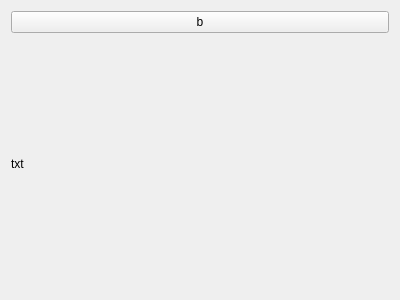
<?xml version="1.0" encoding="UTF-8"?>
<ui version="4.0">
 <class>FunctionButton</class>
 <widget class="QWidget" name="FunctionButton">
  <property name="geometry">
   <rect>
    <x>0</x>
    <y>0</y>
    <width>400</width>
    <height>300</height>
   </rect>
  </property>
  <property name="windowTitle">
   <string>Form</string>
  </property>
  <layout class="QGridLayout" name="gridLayout" columnstretch="0">
   <item row="0" column="0">
    <widget class="QPushButton" name="button">
     <property name="text">
      <string>b</string>
     </property>
    </widget>
   </item>
   <item row="1" column="0">
    <widget class="QLabel" name="label">
     <property name="text">
      <string>txt</string>
     </property>
    </widget>
   </item>
  </layout>
 </widget>
 <resources/>
 <connections/>
</ui>
